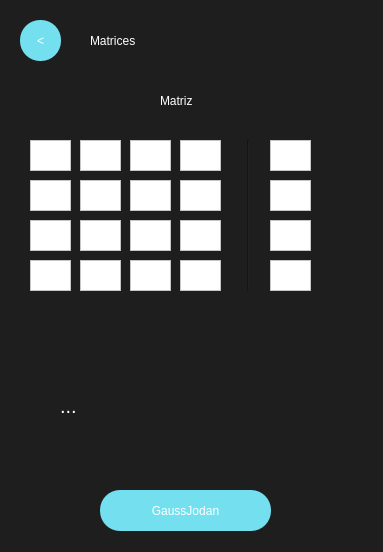
<?xml version="1.0" encoding="UTF-8"?>
<ui version="4.0">
 <class>MainWindow</class>
 <widget class="QMainWindow" name="MainWindow">
  <property name="geometry">
   <rect>
    <x>0</x>
    <y>0</y>
    <width>383</width>
    <height>552</height>
   </rect>
  </property>
  <property name="minimumSize">
   <size>
    <width>0</width>
    <height>0</height>
   </size>
  </property>
  <property name="maximumSize">
   <size>
    <width>2000</width>
    <height>2000</height>
   </size>
  </property>
  <property name="windowTitle">
   <string>MainWindow</string>
  </property>
  <property name="styleSheet">
   <string notr="true">QWidget{
background-color:#1E1E1E;
}

QPushButton{
background-color:#74E0Ef;
color:white;
font: 30pt &quot;Impact&quot;;
border-radius:25px;
}

QPushButton:hover{
background-color:#7A63FF;
color:#74E0Ef;
font: 30pt &quot;Impact&quot;;
border-radius:30px;
}
Line{
background-color:white;
}
</string>
  </property>
  <widget class="QWidget" name="centralwidget">
   <widget class="QLabel" name="label">
    <property name="geometry">
     <rect>
      <x>90</x>
      <y>10</y>
      <width>241</width>
      <height>61</height>
     </rect>
    </property>
    <property name="styleSheet">
     <string notr="true">color:white;
font: 50pt &quot;Impact&quot;;
</string>
    </property>
    <property name="text">
     <string>Matrices</string>
    </property>
   </widget>
   <widget class="QPushButton" name="GausBackButton">
    <property name="geometry">
     <rect>
      <x>20</x>
      <y>20</y>
      <width>41</width>
      <height>41</height>
     </rect>
    </property>
    <property name="styleSheet">
     <string notr="true">font: 20pt &quot;impact&quot;;
border-radius:20px;</string>
    </property>
    <property name="text">
     <string>&lt;</string>
    </property>
   </widget>
   <widget class="QTextEdit" name="num1Entry">
    <property name="geometry">
     <rect>
      <x>30</x>
      <y>140</y>
      <width>41</width>
      <height>31</height>
     </rect>
    </property>
    <property name="styleSheet">
     <string notr="true">background-color: rgb(255, 255, 255);</string>
    </property>
   </widget>
   <widget class="QTextEdit" name="num2Entry">
    <property name="geometry">
     <rect>
      <x>80</x>
      <y>140</y>
      <width>41</width>
      <height>31</height>
     </rect>
    </property>
    <property name="styleSheet">
     <string notr="true">background-color: rgb(255, 255, 255);</string>
    </property>
   </widget>
   <widget class="QTextEdit" name="num3Entry">
    <property name="geometry">
     <rect>
      <x>130</x>
      <y>140</y>
      <width>41</width>
      <height>31</height>
     </rect>
    </property>
    <property name="styleSheet">
     <string notr="true">background-color: rgb(255, 255, 255);</string>
    </property>
   </widget>
   <widget class="QTextEdit" name="num5Entry">
    <property name="geometry">
     <rect>
      <x>30</x>
      <y>180</y>
      <width>41</width>
      <height>31</height>
     </rect>
    </property>
    <property name="styleSheet">
     <string notr="true">background-color: rgb(255, 255, 255);</string>
    </property>
   </widget>
   <widget class="QTextEdit" name="num7Entry">
    <property name="geometry">
     <rect>
      <x>130</x>
      <y>180</y>
      <width>41</width>
      <height>31</height>
     </rect>
    </property>
    <property name="styleSheet">
     <string notr="true">background-color: rgb(255, 255, 255);</string>
    </property>
   </widget>
   <widget class="QTextEdit" name="num6Entry">
    <property name="geometry">
     <rect>
      <x>80</x>
      <y>180</y>
      <width>41</width>
      <height>31</height>
     </rect>
    </property>
    <property name="styleSheet">
     <string notr="true">background-color: rgb(255, 255, 255);</string>
    </property>
   </widget>
   <widget class="QTextEdit" name="num11Entry">
    <property name="geometry">
     <rect>
      <x>130</x>
      <y>220</y>
      <width>41</width>
      <height>31</height>
     </rect>
    </property>
    <property name="styleSheet">
     <string notr="true">background-color: rgb(255, 255, 255);</string>
    </property>
   </widget>
   <widget class="QTextEdit" name="num9Entry">
    <property name="geometry">
     <rect>
      <x>30</x>
      <y>220</y>
      <width>41</width>
      <height>31</height>
     </rect>
    </property>
    <property name="styleSheet">
     <string notr="true">background-color: rgb(255, 255, 255);</string>
    </property>
   </widget>
   <widget class="QTextEdit" name="num10Entry">
    <property name="geometry">
     <rect>
      <x>80</x>
      <y>220</y>
      <width>41</width>
      <height>31</height>
     </rect>
    </property>
    <property name="styleSheet">
     <string notr="true">background-color: rgb(255, 255, 255);</string>
    </property>
   </widget>
   <widget class="QLabel" name="label_2">
    <property name="geometry">
     <rect>
      <x>160</x>
      <y>80</y>
      <width>71</width>
      <height>41</height>
     </rect>
    </property>
    <property name="styleSheet">
     <string notr="true">color:white;
font: 20pt &quot;Impact&quot;;
</string>
    </property>
    <property name="text">
     <string>Matriz </string>
    </property>
   </widget>
   <widget class="QLabel" name="ResultMatrix">
    <property name="geometry">
     <rect>
      <x>60</x>
      <y>340</y>
      <width>261</width>
      <height>131</height>
     </rect>
    </property>
    <property name="maximumSize">
     <size>
      <width>1000</width>
      <height>900</height>
     </size>
    </property>
    <property name="styleSheet">
     <string notr="true">color:white;
font:20px</string>
    </property>
    <property name="text">
     <string>...</string>
    </property>
   </widget>
   <widget class="QPushButton" name="GausButton">
    <property name="geometry">
     <rect>
      <x>100</x>
      <y>490</y>
      <width>171</width>
      <height>41</height>
     </rect>
    </property>
    <property name="maximumSize">
     <size>
      <width>16777215</width>
      <height>300</height>
     </size>
    </property>
    <property name="styleSheet">
     <string notr="true">font: 20pt &quot;impact&quot;;
border-radius:20px;</string>
    </property>
    <property name="text">
     <string>GaussJodan</string>
    </property>
   </widget>
   <widget class="QTextEdit" name="ind1Entry">
    <property name="geometry">
     <rect>
      <x>270</x>
      <y>140</y>
      <width>41</width>
      <height>31</height>
     </rect>
    </property>
    <property name="styleSheet">
     <string notr="true">background-color: rgb(255, 255, 255);</string>
    </property>
   </widget>
   <widget class="QTextEdit" name="ind3Entry">
    <property name="geometry">
     <rect>
      <x>270</x>
      <y>220</y>
      <width>41</width>
      <height>31</height>
     </rect>
    </property>
    <property name="styleSheet">
     <string notr="true">background-color: rgb(255, 255, 255);</string>
    </property>
   </widget>
   <widget class="QTextEdit" name="ind2Entry">
    <property name="geometry">
     <rect>
      <x>270</x>
      <y>180</y>
      <width>41</width>
      <height>31</height>
     </rect>
    </property>
    <property name="styleSheet">
     <string notr="true">background-color: rgb(255, 255, 255);</string>
    </property>
   </widget>
   <widget class="Line" name="line">
    <property name="geometry">
     <rect>
      <x>240</x>
      <y>140</y>
      <width>16</width>
      <height>151</height>
     </rect>
    </property>
    <property name="styleSheet">
     <string notr="true">background{
color:white;
}</string>
    </property>
    <property name="orientation">
     <enum>Qt::Vertical</enum>
    </property>
   </widget>
   <widget class="QTextEdit" name="num8Entry">
    <property name="geometry">
     <rect>
      <x>180</x>
      <y>180</y>
      <width>41</width>
      <height>31</height>
     </rect>
    </property>
    <property name="styleSheet">
     <string notr="true">background-color: rgb(255, 255, 255);</string>
    </property>
   </widget>
   <widget class="QTextEdit" name="num4Entry">
    <property name="geometry">
     <rect>
      <x>180</x>
      <y>140</y>
      <width>41</width>
      <height>31</height>
     </rect>
    </property>
    <property name="styleSheet">
     <string notr="true">background-color: rgb(255, 255, 255);</string>
    </property>
   </widget>
   <widget class="QTextEdit" name="num12Entry">
    <property name="geometry">
     <rect>
      <x>180</x>
      <y>220</y>
      <width>41</width>
      <height>31</height>
     </rect>
    </property>
    <property name="styleSheet">
     <string notr="true">background-color: rgb(255, 255, 255);</string>
    </property>
   </widget>
   <widget class="QTextEdit" name="num13Entry">
    <property name="geometry">
     <rect>
      <x>30</x>
      <y>260</y>
      <width>41</width>
      <height>31</height>
     </rect>
    </property>
    <property name="styleSheet">
     <string notr="true">background-color: rgb(255, 255, 255);</string>
    </property>
   </widget>
   <widget class="QTextEdit" name="num14Entry">
    <property name="geometry">
     <rect>
      <x>80</x>
      <y>260</y>
      <width>41</width>
      <height>31</height>
     </rect>
    </property>
    <property name="styleSheet">
     <string notr="true">background-color: rgb(255, 255, 255);</string>
    </property>
   </widget>
   <widget class="QTextEdit" name="num15Entry">
    <property name="geometry">
     <rect>
      <x>130</x>
      <y>260</y>
      <width>41</width>
      <height>31</height>
     </rect>
    </property>
    <property name="styleSheet">
     <string notr="true">background-color: rgb(255, 255, 255);</string>
    </property>
   </widget>
   <widget class="QTextEdit" name="num16Entry">
    <property name="geometry">
     <rect>
      <x>180</x>
      <y>260</y>
      <width>41</width>
      <height>31</height>
     </rect>
    </property>
    <property name="styleSheet">
     <string notr="true">background-color: rgb(255, 255, 255);</string>
    </property>
   </widget>
   <widget class="QTextEdit" name="ind4Entry">
    <property name="geometry">
     <rect>
      <x>270</x>
      <y>260</y>
      <width>41</width>
      <height>31</height>
     </rect>
    </property>
    <property name="styleSheet">
     <string notr="true">background-color: rgb(255, 255, 255);</string>
    </property>
   </widget>
  </widget>
 </widget>
 <resources/>
 <connections/>
</ui>
